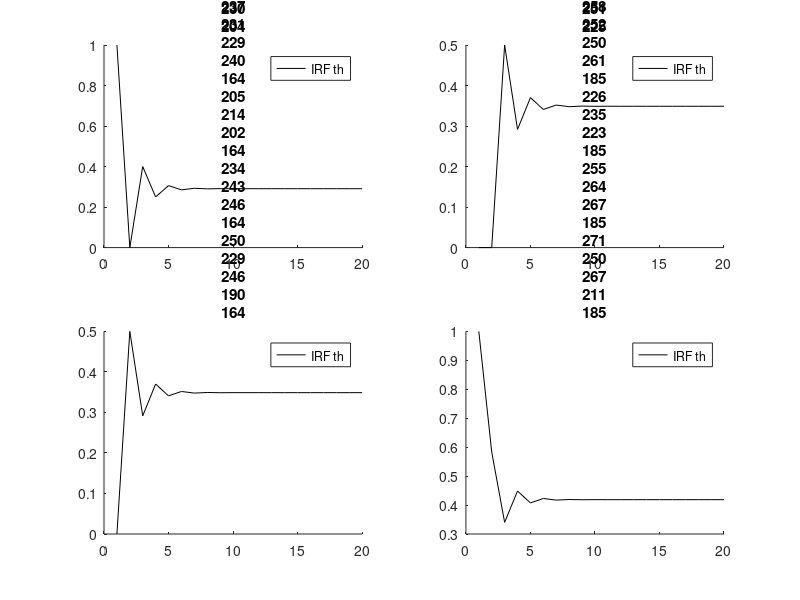

Here is the MATLAB script that generated this plot: (Note: this script raises an error after producing the figure.)
%% Exercise 4
clear;
rng(42);

T_th_IRF = 20; % aribitrarily chosen
n_vars = 2; % given by the exercises
n_shocks = 2; % given by the exercise
n_lags = 2; % model presents two lags (y_{t-1} and y_{t-1})

% set up the theoretical model

%identity matrix to identify the shock of the system. need to be done for
%both variables
I = [1, 0; 0, 1];

%matrix coefficient that have been found through resolution of the
%thoretical points of the problem set
A1 = [0, 0; 0.5, 7/12];
A2 = [0.4, 0.5; 0, 0];

% store the vector for the theoretical IRF
y_IRF = zeros(T_th_IRF, n_shocks, n_shocks);

% compute the theoretical impulse responses
for shock = 1:n_shocks
    y_IRF(n_lags, :, shock) = I(:, shock);
    for t = n_lags+1: T_th_IRF+1
        y_IRF(t, :, shock) = A1*y_IRF(t-1, :, shock)' + ...
                             A2*y_IRF(t-2, :, shock)';
    end
end

%update the IRF function starting from the realization of the third
%observation due to presence of two lags within the model

y_IRF = y_IRF(n_lags:end, :, :); %first row as temp for the second lag

% plot the shocks
clf
variables = ["Y1", "Y2"];
shocks=["Shock 1", "Shock 2"];

counter = 1;
for var = 1:n_vars 
    for s = 1:n_shocks
        subplot(n_vars, n_vars, counter);
        hold on
        plot(y_IRF(:, var, s), 'Color', 'black');
        title(shocks(s)+', theoretical IRF for var: ' + variables(var));
        hold off
        legend('IRF th')
        counter = counter + 1;
    end
end


%% Exercise 5

% we impose parameter restriction for the simulation

T = 250;
MC_sim = 1000;
T_burn = 1000;
% generate 1000 obs for each sample. Discard (T_burn-T) observations to
% have unbiased long-run observations extracted from the model.

% store the vector of the MC simulation
y_MC_sim = zeros(T_burn, n_shocks, MC_sim);

for j = 1:MC_sim
    epsilon = randn(T_burn, n_shocks);
    for t = n_lags+1:T_burn
        y_MC_sim(t, :, j) = y_MC_sim(t-1, :, j)*A1' + ...
                         y_MC_sim(t-2, :, j)*A2' + ...
                         epsilon(t, :);
    end
end

% discard the first obs... sample from a proper realisation of the model
y_MC_sim = y_MC_sim(T_burn-T:end-1, :, :);

%% point (5.a)

% We estimate the VAR in levels and compute the empirical IRF

T_emp_IRF = 20; % arbitrarily chosen

% store the vector for the empirical IRF
y_emp_IRF = zeros(T_emp_IRF+n_lags, n_vars, n_shocks, MC_sim);

% Estimate a two lag var model on each sample of the MC simulation
% specification of the VAR model
var_model = varm(n_vars, n_lags);

% calculation of the empirical VMA (IRF)
for j=1:MC_sim
    est_var = estimate(var_model, y_MC_sim(:, :, j));
    for s=1:n_shocks
        y_emp_IRF(n_lags, :, s, j) = I(:, s);
        for t = n_lags+1:T_emp_IRF+n_lags
            y_emp_IRF(t,:,s,j)=est_var.AR{1, 1}*y_emp_IRF(t-1,:,s,j)' + ...
                               est_var.AR{1, 2}* y_emp_IRF(t-2,:,s,j)';            
        end
    end
end

% burn the first two observations due to presence of lags
y_emp_IRF = y_emp_IRF(n_lags:end-1, :, :, :);

% calculate the required statistics
y_emp_IRF_mean = mean(y_emp_IRF, 4);
y_emp_IRF_per1 = prctile(y_emp_IRF, 2.5, 4);
y_emp_IRF_per2 = prctile(y_emp_IRF, 97.5, 4);

% plot empirical statistics of IRF for the MC simulation
clf
variables = ["Y1", "Y2"];
shocks=["Shock 1", "Shock 2"];

counter = 1;
for var = 1:n_vars
    for s = 1:n_shocks
        subplot(n_vars, n_shocks, counter);
        hold on
        plot(y_emp_IRF_mean(:, var, s), 'Color', 'black');
        plot(y_emp_IRF_per1(:, var, s), 'Color', 'red', 'LineStyle','--');
        plot(y_emp_IRF_per2(:, var, s), 'Color', 'red', 'LineStyle','--');
        
        title(shocks(s)+', empirical IRF for variable: ' + variables(var));
        hold off
        legend('IRF emp.', '95% conf. int.')

        counter = counter + 1;
    end
end

%% point (5.b)

%estimate a misspecified VAR in difference

diff = 1; % first differening

% store the vector for the empirical first differencing model IRF
delta_y_emp_IRF = zeros(T_emp_IRF+diff-n_lags, n_vars, n_shocks, MC_sim);

% data generated from the MC simulation taken in first difference
delta_y_sim = y_MC_sim(diff+diff:end, :, :) - y_MC_sim(diff:end-diff, :, :);

% specification of the VAR model
var_model = varm(n_vars, diff);

% calculation of the empirical VMA (IRF)
for j=1:MC_sim
    est_var = estimate(var_model, delta_y_sim(:, :, j));
    for s=1:n_shocks
        delta_y_emp_IRF(diff, :, s, j) = I(:, s);
        for t = diff+1:T_emp_IRF+1
            delta_y_emp_IRF(t,:,s,j)=...
                est_var.AR{1, diff}*delta_y_emp_IRF(t-diff,:,s,j)';                                    
        end
    end
end

levels_y_emp_IRF = delta_y_emp_IRF(diff:end-diff,:,:,:);

% compute the IRF in levels, sum the differences
for t=diff+1:T_emp_IRF
    levels_y_emp_IRF(t,:,:,:) = levels_y_emp_IRF(t,:,:,:) + ...
                                levels_y_emp_IRF(t-diff,:,:,:);
end

% calculate the required statistics
levels_y_emp_IRF_mean = mean(levels_y_emp_IRF, 4);
levels_y_emp_IRF_per1 = prctile(levels_y_emp_IRF, 2.5, 4);
levels_y_emp_IRF_per2 = prctile(levels_y_emp_IRF, 97.5, 4);

% plot empirical statistics of IRF for the MC simulation specified in diff
clf
variables = ["Y1", "Y2"];
shocks=["Shock 1", "Shock 2"];

counter = 1;
for var = 1:n_vars
    for s = 1:n_shocks
        subplot(n_vars, n_shocks, counter);
        hold on
        plot(levels_y_emp_IRF_mean(:, var, s), 'Color', 'black');
        plot(levels_y_emp_IRF_per1(:, var, s), 'Color', 'red', ...
                                                'LineStyle','--');
        plot(levels_y_emp_IRF_per2(:, var, s), 'Color', 'red', ...
                                                'LineStyle','--');
        
        title(shocks(s)+', empirical IRF for variable: ' ...
            + variables(var));
        hold off
        legend('IRF emp.', '95% conf. int.')

        counter = counter + 1;
    end
end

%% point (5.c)

% new lags specification
n_lags_new = 4;

diff = 1; % first differening

% store the vector for the empirical first differencing model IRF
delta_y_emp_IRF_new = zeros(T_emp_IRF+n_lags_new-n_lags,...
                            n_vars, n_shocks, MC_sim);

% data generated from the MC simulation taken in first difference
delta_y_sim = y_MC_sim(diff+diff:end, :, :) - y_MC_sim(diff:end-diff, :, :);

% specification of the VAR model
var_model = varm(n_vars, n_lags_new);

% calculation of the empirical VMA (IRF)
for j=1:MC_sim
    est_var = estimate(var_model, delta_y_sim(:, :, j));
    for s=1:n_shocks
        delta_y_emp_IRF_new(n_lags_new, :, s, j) = I(:, s);
        for t = n_lags_new+1:T_emp_IRF+n_lags_new
            delta_y_emp_IRF_new(t,:,s,j)= ... 
                     est_var.AR{1, 1}*delta_y_emp_IRF_new(t-1,:,s,j)'+...
                     est_var.AR{1, 2}*delta_y_emp_IRF_new(t-2,:,s,j)'+...
                     est_var.AR{1, 3}*delta_y_emp_IRF_new(t-3,:,s,j)'+...
                     est_var.AR{1, 4}*delta_y_emp_IRF_new(t-4,:,s,j)';                                  
        end
    end
end

levels_y_emp_IRF_new = delta_y_emp_IRF_new(n_lags_new:end-1,:,:,:);

% compute the IRF in levels, sum the differences
for t=diff+1:T_emp_IRF
    levels_y_emp_IRF_new(t,:,:,:) = levels_y_emp_IRF_new(t,:,:,:) + ...
                                levels_y_emp_IRF_new(t-1,:,:,:);
end

% calculate the required statistics
levels_y_emp_IRF_mean_new = mean(levels_y_emp_IRF_new, 4);
levels_y_emp_IRF_per1_new = prctile(levels_y_emp_IRF_new, 2.5, 4);
levels_y_emp_IRF_per2_new = prctile(levels_y_emp_IRF_new, 97.5, 4);

% plot empirical statistics of IRF for the MC simulation specified in diff
clf
variables = ["Y1", "Y2"];
shocks=["Shock 1", "Shock 2"];

counter = 1;
for var = 1:n_vars
    for s = 1:n_shocks
        subplot(n_vars, n_shocks, counter);
        hold on
        plot(levels_y_emp_IRF_mean_new(:, var, s), 'Color', 'black');
        plot(levels_y_emp_IRF_per1_new(:, var, s), 'Color', 'red', ...
                                                   'LineStyle','--');
        plot(levels_y_emp_IRF_per2_new(:, var, s), 'Color', 'red', ...
                                                   'LineStyle','--');
        
        title(shocks(s)+', empirical IRF for variable: ' ...
            + variables(var));
        hold off
        legend('IRF emp.', '95% conf. int.')

        counter = counter + 1;
    end
end

%% point(5.d)h

% we implement the Johansen procedure

for j = 1:MC_sim
    % select the data for the current Johansen test
    df_sample = y_MC_sim(:,:,j);
    % compute the Johansen test and store mles
    [~,~,~,~,mles] = jcitest(df_sample,Model='H2',lags=1, display='off');
    % convert the VEC model from Johansen to a VAR model that can be
    % estimated using the standard module
    VEC = {mles.r1.paramVals.B1};
    var_model = vec2var(VEC, mles.r1.paramVals.A*mles.r1.paramVals.B');
    %estimate the VAR model obtained using Jhonasen procedure
    var_model_jo = varm(AR=var_model, Constant=[0;0], Covariance=eye(2));
    %compute the IRF
    y_jo_IRF(:,:,:,j) = var_model_jo.irf();
end

% calculate the required statistics
y_jo_IRF_mean = mean(y_jo_IRF, 4);
y_jo_IRF_per1 = prctile(y_jo_IRF, 2.5, 4);
y_jo_IRF_per2 = prctile(y_jo_IRF, 97.5, 4);

% plot statistics of IRF obtained using the Johansen procedure
clf
variables = ["Y1", "Y2"];
shocks=["Shock 1", "Shock 2"];

counter = 1;
for s = 1:n_shocks
    for var = 1:n_vars 
        subplot(n_vars, n_shocks, counter);
        hold on
        plot(y_jo_IRF_mean(:, var, s), 'Color', 'black');
        plot(y_jo_IRF_per1(:, var, s), 'Color', 'red', ...
                                                   'LineStyle','--');
        plot(y_jo_IRF_per2(:, var, s), 'Color', 'red', ...
                                                   'LineStyle','--');
        
        title(shocks(var)+', Johansen IRF for variable: ' ...
            + variables(s));
        hold off
        legend('IRF emp.', '95% conf. int.')

        counter = counter + 1;
    end
end



